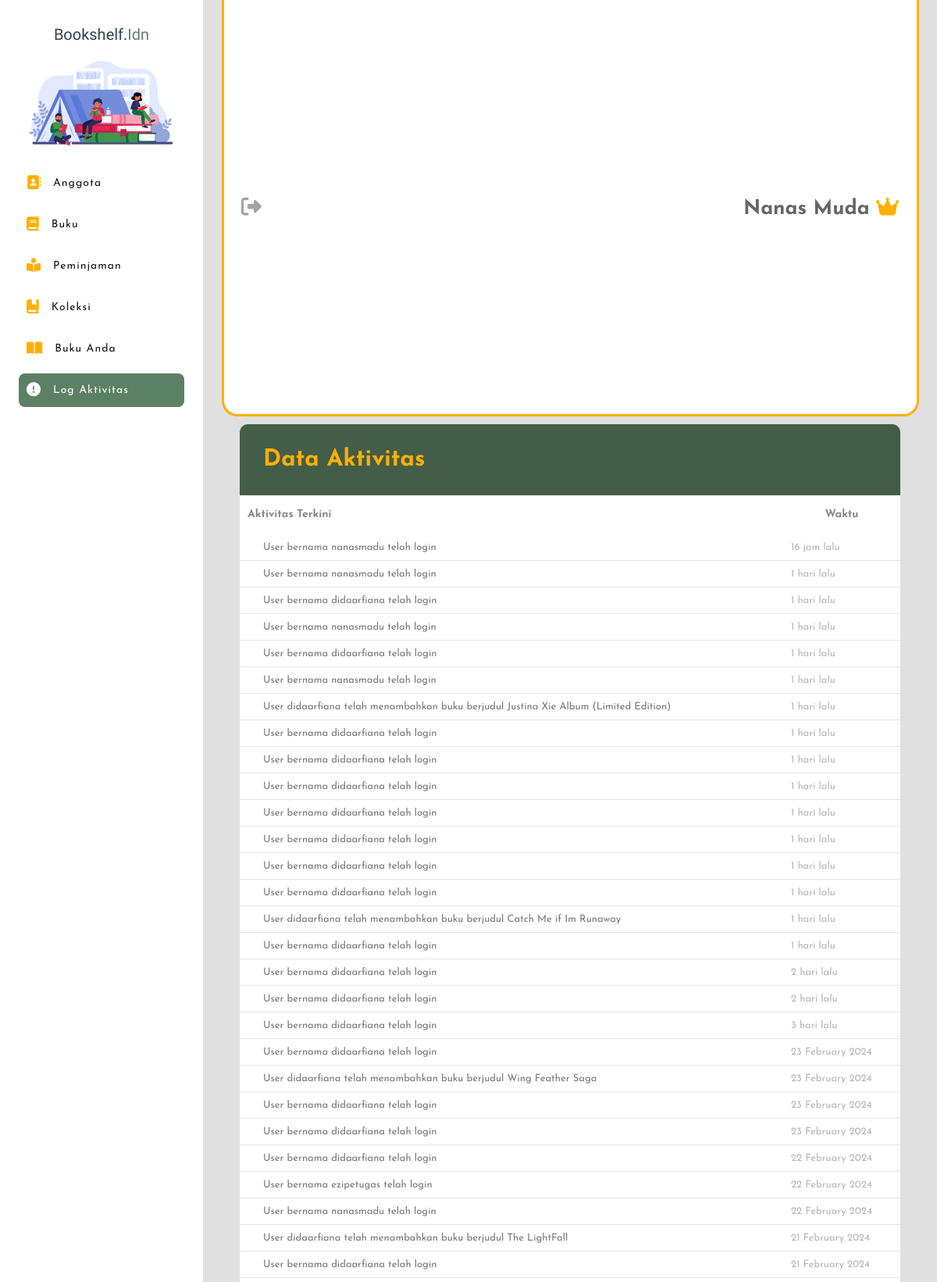
The page /admin_petugas/logs_data.php (signed in, upper part) on the database its author committed.
### tables this page shows
CREATE TABLE `c_logs` (
  `logsID` int(11) NOT NULL,
  `detail_histori` text NOT NULL,
  `created_at` timestamp NOT NULL DEFAULT current_timestamp() ON UPDATE current_timestamp()
);

### admin_petugas/logs_data.php (the view, shortened to what this page needs)
<?php
    include "../koneksi.php";
    $query = "SELECT detail_histori, created_at FROM c_logs ORDER BY created_at DESC";
    $result = mysqli_query($koneksi, $query);
    function formatWaktu($timestamp) {
        $selisihDetik = time() - strtotime($timestamp);
        if ($selisihDetik >= 604800) {
            return date("d F Y", strtotime($timestamp));
        } elseif ($selisihDetik >= 86400) {
            return floor($selisihDetik / 86400) . " hari lalu";
        } elseif ($selisihDetik >= 3600) {
            return floor($selisihDetik / 3600) . " jam lalu";
        } else {
            return floor($selisihDetik / 60) . " menit lalu";
        }
    }
?>
<!DOCTYPE html>
<html lang="en">
<head>
    <link rel="stylesheet" href="../css/logs.css?v=<?php echo time(); ?>">
</head>
<body>
    <?php require '../sidebar.php'?>
    <?php require 'navbar.php'?>
    <div class="card">
        <h5 class="card-header">Data Aktivitas</h5>
        <div class="table-responsive">
            <table class="table-hover">
                <thead class="head-table">
                    <tr>
                        <th>Aktivitas Terkini</th>
                        <th>Waktu</th>
                    </tr>
                </thead>
                <tbody class="table-body">
                    <?php
                    while ($row = mysqli_fetch_assoc($result)) {
                        echo "<tr>";
                        echo "<td>" . $row['detail_histori'] . "</td>";
                        echo "<td class='time-text'>" . formatWaktu($row['created_at']) . "</td>";
                        echo "</tr>";
                    }
                    ?>
                </tbody>
            </table>
        </div>
    </div>
</body>
</html>

### css/logs.css (style rules this page uses)
.card { width: 90%; background-color: #445D48; margin: 10px auto; border-radius: 10px; padding-bottom: 10px; }
.card-header { padding: 30px; color: #FFB000; font-family: var(--default); font-size: 30px; display: flex; justify-content: space-between; }
.table-hover { font-family: var(--default); width: 100%; border-collapse: collapse; background-color: #fff; }
.head-table { font-size: 14px; color: #8a8a8a; }
.head-table tr { width: 100%; height: 50px; }
.head-table th { padding: 10px 5px; border-left: none; text-align: left; }
.head-table th:nth-child(1) { padding-left: 10px; }
.head-table th:nth-child(2) { width: 150px; text-align: center; }
.table-body tr { border-top: 1px solid #e4e4e4; width: 100%; }
.table-body td:nth-child(1) { padding-left: 30px; color: #797979; }
.table-body td:nth-child(2) { max-width: 150px; }
.table-body td { overflow: hidden; text-overflow: ellipsis; white-space: nowrap; color: #b6b6b6; font-weight: 400; padding: 10px 20px; text-align: left; font-size: 13px; }
.table-responsive { overflow-y: auto; max-height: 70vh; position: relative; }
.table-hover { width: 100%; }
.head-table th { position: sticky; top: 0; background-color: white; }
.table-body td { padding: 10px; }

### css/style.css (style rules this page uses)
:root { --primary : #001524; --secondary : #445D48; --third-color : #D6CC99; --fourth-color : #FDE5D4; --dark : #1a1a1a; --logo : "Yeseva One", serif; --default : "Josefin Sans", sans-serif; --script : "Poppins", sans-serif; }
* { margin: 0; padding: 0; box-sizing: border-box; outline: none; border: none; text-decoration: none; list-style: none; }

### rows shown on the page
c_logs: detail_histori "User bernama nanasmadu telah login", created_at "16 jam lalu"
c_logs: detail_histori "User bernama nanasmadu telah login", created_at "1 hari lalu"
c_logs: detail_histori "User bernama didaarfiana telah login", created_at "1 hari lalu"
c_logs: detail_histori "User bernama nanasmadu telah login", created_at "1 hari lalu"
c_logs: detail_histori "User bernama didaarfiana telah login", created_at "1 hari lalu"
c_logs: detail_histori "User bernama nanasmadu telah login", created_at "1 hari lalu"
c_logs: detail_histori "User didaarfiana telah menambahkan buku berjudul Justina Xie Album (Limited Edition)", created_at "1 hari lalu"
c_logs: detail_histori "User bernama didaarfiana telah login", created_at "1 hari lalu"
c_logs: detail_histori "User bernama didaarfiana telah login", created_at "1 hari lalu"
c_logs: detail_histori "User bernama didaarfiana telah login", created_at "1 hari lalu"
c_logs: detail_histori "User bernama didaarfiana telah login", created_at "1 hari lalu"
c_logs: detail_histori "User bernama didaarfiana telah login", created_at "1 hari lalu"
c_logs: detail_histori "User bernama didaarfiana telah login", created_at "1 hari lalu"
c_logs: detail_histori "User bernama didaarfiana telah login", created_at "1 hari lalu"
c_logs: detail_histori "User didaarfiana telah menambahkan buku berjudul Catch Me if Im Runaway", created_at "1 hari lalu"
c_logs: detail_histori "User bernama didaarfiana telah login", created_at "1 hari lalu"
c_logs: detail_histori "User bernama didaarfiana telah login", created_at "2 hari lalu"
c_logs: detail_histori "User bernama didaarfiana telah login", created_at "2 hari lalu"
c_logs: detail_histori "User bernama didaarfiana telah login", created_at "3 hari lalu"
c_logs: detail_histori "User bernama didaarfiana telah login", created_at "23 February 2024"
c_logs: detail_histori "User didaarfiana telah menambahkan buku berjudul Wing Feather Saga", created_at "23 February 2024"
c_logs: detail_histori "User bernama didaarfiana telah login", created_at "23 February 2024"
c_logs: detail_histori "User bernama didaarfiana telah login", created_at "23 February 2024"
c_logs: detail_histori "User bernama didaarfiana telah login", created_at "22 February 2024"
c_logs: detail_histori "User bernama ezipetugas telah login", created_at "22 February 2024"
c_logs: detail_histori "User bernama nanasmadu telah login", created_at "22 February 2024"
c_logs: detail_histori "User didaarfiana telah menambahkan buku berjudul The LightFall", created_at "21 February 2024"
c_logs: detail_histori "User bernama didaarfiana telah login", created_at "21 February 2024"

### other values the page prints
$item["description"] "Anggota"
$item["description"] "Buku"
$item["description"] "Peminjaman"
$item["description"] "Koleksi"
$item["description"] "Buku Anda"
$item["description"] "Log Aktivitas"
$namalengkap "Nanas Muda"
